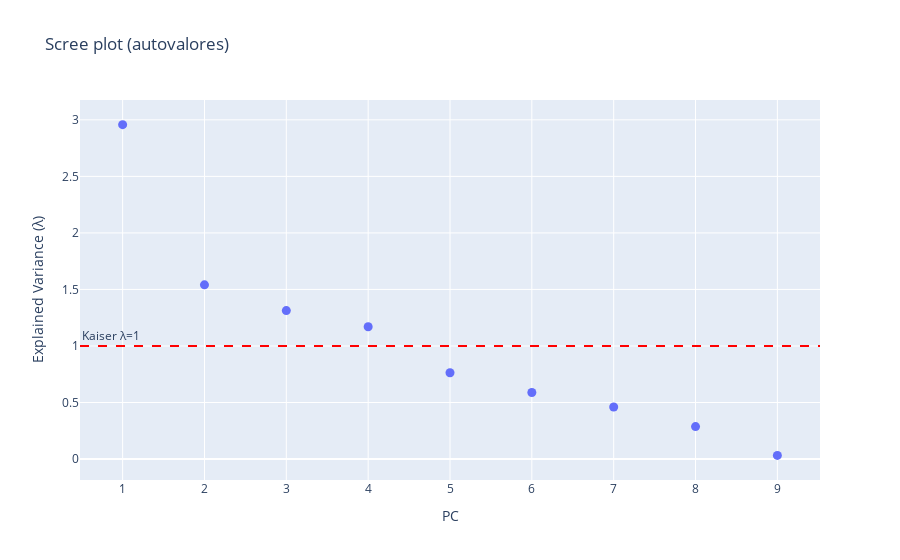
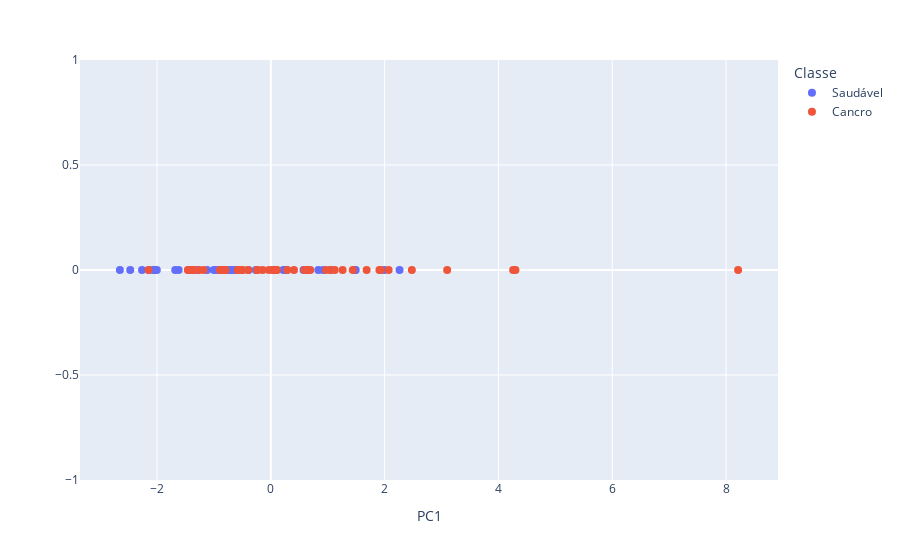

Here is the notebook cell these charts were saved with, in order:
### Markdown cell above
## 5.PCA
Aqui fiz o PCA só no treino, imprimi os autovalores e os autovetores, mostrei o scree plot com a regra de Kaiser (λ=1) e projetei os dados do treino na PC1.

### Code cell
print("\n========== PCA (Análise — estilo prof) ==========")



features_for_pca = X_train_std.columns.tolist()
Z_train = X_train_std[features_for_pca].values 

pca = PCA()
pca.fit(Z_train)

print("PCA eigenvalues/Explained variance")
eigvals = pca.explained_variance_
print(eigvals)
print("Sum of eigenvalues=" + str(np.sum(eigvals)))

print("PCA eigenvectors/Principal components")
W = pca.components_.T    
print(W)


lam = pca.explained_variance_          
x   = np.arange(1, len(lam) + 1)        

fig = px.scatter(
    x=x, y=lam,
    labels={'x': 'PC', 'y': 'Explained Variance (λ)'},
    title='Scree plot (autovalores)'
)
fig.add_hline(
    y=1.0, line_width=2, line_dash='dash', line_color='red',
    annotation_text='Kaiser λ=1', annotation_position='top left'
)
fig.update_traces(mode='markers', marker_size=9)
fig.update_xaxes(dtick=1)
fig.show()

pca1 = PCA(n_components=1)
X1D = pca1.fit_transform(Z_train)  
print(np.shape(X1D))

labels_map = {1: "Saudável", 2: "Cancro"}
y_train_labels = y_train.map(labels_map)

fig = px.scatter(
    x=X1D[:, 0],
    y=np.zeros(X1D.shape[0]),
    color=y_train_labels,
    labels=dict(x="PC1", y="", color="Classe")
)
fig.update_traces(marker_size=8)
fig.show()

### Figure 1 — Plotly figure (JSON) as saved in the notebook; plotly's stock layout.template omitted (floating-point values rounded to 4 significant figures)
{"data": [{"hovertemplate": "PC=%{x}<br>Explained Variance (λ)=%{y}<extra></extra>", "legendgroup": "", "marker": {"color": "#636efa", "size": 9, "symbol": "circle"}, "mode": "markers", "name": "", "orientation": "v", "showlegend": false, "type": "scatter", "x": [1, 2, 3, 4, 5, 6, 7, 8, 9], "xaxis": "x", "y": [2.958, 1.541, 1.313, 1.17, 0.7632, 0.5883, 0.4602, 0.2871, 0.03245], "yaxis": "y"}], "layout": {"annotations": [{"showarrow": false, "text": "Kaiser λ=1", "x": 0, "xanchor": "left", "xref": "x domain", "y": 1, "yanchor": "bottom", "yref": "y"}], "legend": {"tracegroupgap": 0}, "shapes": [{"line": {"color": "red", "dash": "dash", "width": 2}, "type": "line", "x0": 0, "x1": 1, "xref": "x domain", "y0": 1, "y1": 1, "yref": "y"}], "title": {"text": "Scree plot (autovalores)"}, "xaxis": {"anchor": "y", "domain": [0, 1], "dtick": 1, "title": {"text": "PC"}}, "yaxis": {"anchor": "x", "domain": [0, 1], "title": {"text": "Explained Variance (λ)"}}}}

### Figure 2 — Plotly figure (JSON) as saved in the notebook; plotly's stock layout.template omitted (floating-point values rounded to 4 significant figures)
{"data": [{"hovertemplate": "Classe=Saudável<br>PC1=%{x}<br>=%{y}<extra></extra>", "legendgroup": "Saudável", "marker": {"color": "#636efa", "size": 8, "symbol": "circle"}, "mode": "markers", "name": "Saudável", "orientation": "v", "showlegend": true, "type": "scatter", "x": [-1.001, -0.9609, 0.5743, 1.993, -0.2626, 0.2194, 1.492, -2.652, 0.835, 2.262, -2.471, 1.478, -1.621, 0.2713, -2.004, -1.372, -2.059, 0.07253, -2.264, 0.2698, 1.051, -1.12, -1.281, 0.05112, -0.6709, -0.7631, -0.704, 0.9158, -2.142, -0.8515, -1.444, -0.3927, -0.6159, -1.681, 0.656, -2.061], "xaxis": "x", "y": [0.0, 0.0, 0.0, 0.0, 0.0, 0.0, 0.0, 0.0, 0.0, 0.0, 0.0, 0.0, 0.0, 0.0, 0.0, 0.0, 0.0, 0.0, 0.0, 0.0, 0.0, 0.0, 0.0, 0.0, 0.0, 0.0, 0.0, 0.0, 0.0, 0.0, 0.0, 0.0, 0.0, 0.0, 0.0, 0.0], "yaxis": "y"}, {"hovertemplate": "Classe=Cancro<br>PC1=%{x}<br>=%{y}<extra></extra>", "legendgroup": "Cancro", "marker": {"color": "#EF553B", "size": 8, "symbol": "circle"}, "mode": "markers", "name": "Cancro", "orientation": "v", "showlegend": true, "type": "scatter", "x": [-0.1451, -0.4907, 0.6933, 4.299, 1.684, -0.7974, -0.8947, -0.8792, 1.44, 0.5894, -1.359, 0.6461, -1.388, 2.071, 1.048, -0.5172, -0.4012, 0.1036, 0.03555, -1.358, -0.805, -0.5819, 0.1056, 0.2904, 3.099, -1.392, 1.261, 1.908, 4.259, 0.9698, 1.123, 2.478, 0.4067, -0.03216, -1.459, -1.264, -2.149, -0.5723, -1.391, -0.2399, -0.8599, -0.2345, -1.185, 1.927, 8.212], "xaxis": "x", "y": [0.0, 0.0, 0.0, 0.0, 0.0, 0.0, 0.0, 0.0, 0.0, 0.0, 0.0, 0.0, 0.0, 0.0, 0.0, 0.0, 0.0, 0.0, 0.0, 0.0, 0.0, 0.0, 0.0, 0.0, 0.0, 0.0, 0.0, 0.0, 0.0, 0.0, 0.0, 0.0, 0.0, 0.0, 0.0, 0.0, 0.0, 0.0, 0.0, 0.0, 0.0, 0.0, 0.0, 0.0, 0.0], "yaxis": "y"}], "layout": {"legend": {"title": {"text": "Classe"}, "tracegroupgap": 0}, "margin": {"t": 60}, "xaxis": {"anchor": "y", "domain": [0, 1], "title": {"text": "PC1"}}, "yaxis": {"anchor": "x", "domain": [0, 1], "title": {"text": ""}}}}
